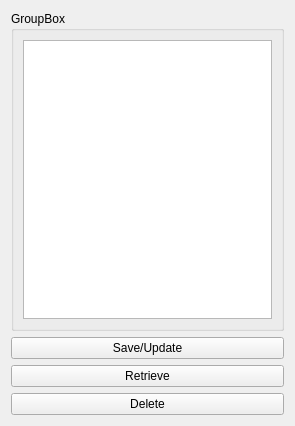
<?xml version="1.0" encoding="UTF-8"?>
<ui version="4.0">
 <class>DatabaseSelector</class>
 <widget class="QWidget" name="DatabaseSelector">
  <property name="geometry">
   <rect>
    <x>0</x>
    <y>0</y>
    <width>295</width>
    <height>426</height>
   </rect>
  </property>
  <property name="windowTitle">
   <string>Form</string>
  </property>
  <layout class="QVBoxLayout" name="verticalLayout">
   <item>
    <widget class="QGroupBox" name="groupBoxList">
     <property name="title">
      <string>GroupBox</string>
     </property>
     <layout class="QHBoxLayout" name="horizontalLayout">
      <item>
       <widget class="QListView" name="listViewDatabase"/>
      </item>
     </layout>
    </widget>
   </item>
   <item>
    <widget class="QPushButton" name="pushButtonSaveUpdate">
     <property name="text">
      <string>Save/Update</string>
     </property>
    </widget>
   </item>
   <item>
    <widget class="QPushButton" name="pushButtonRetrieve">
     <property name="text">
      <string>Retrieve</string>
     </property>
    </widget>
   </item>
   <item>
    <widget class="QPushButton" name="pushButtonDelete">
     <property name="text">
      <string>Delete</string>
     </property>
    </widget>
   </item>
  </layout>
 </widget>
 <resources/>
 <connections/>
</ui>
